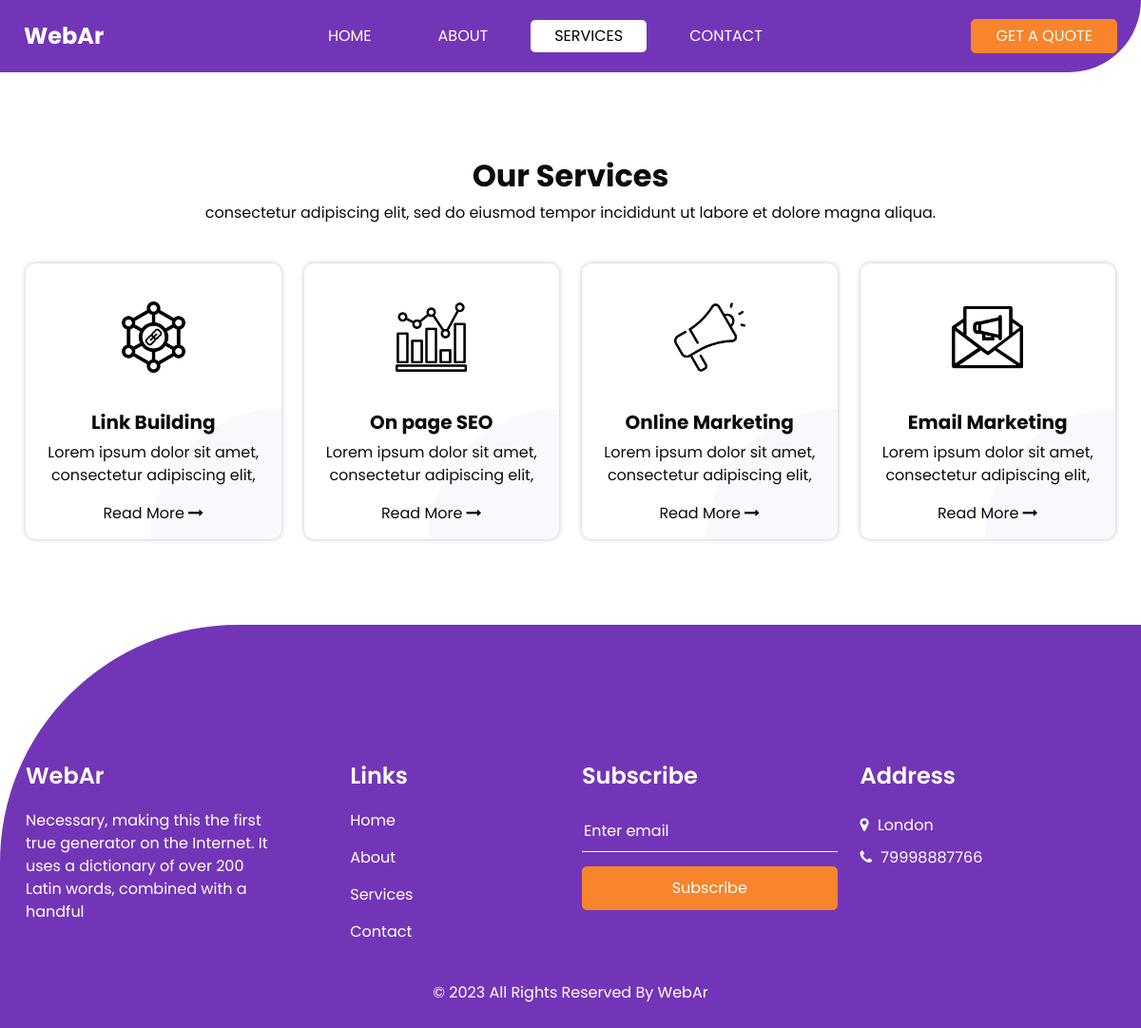
/services/, run on an earlier commit of the app's database.
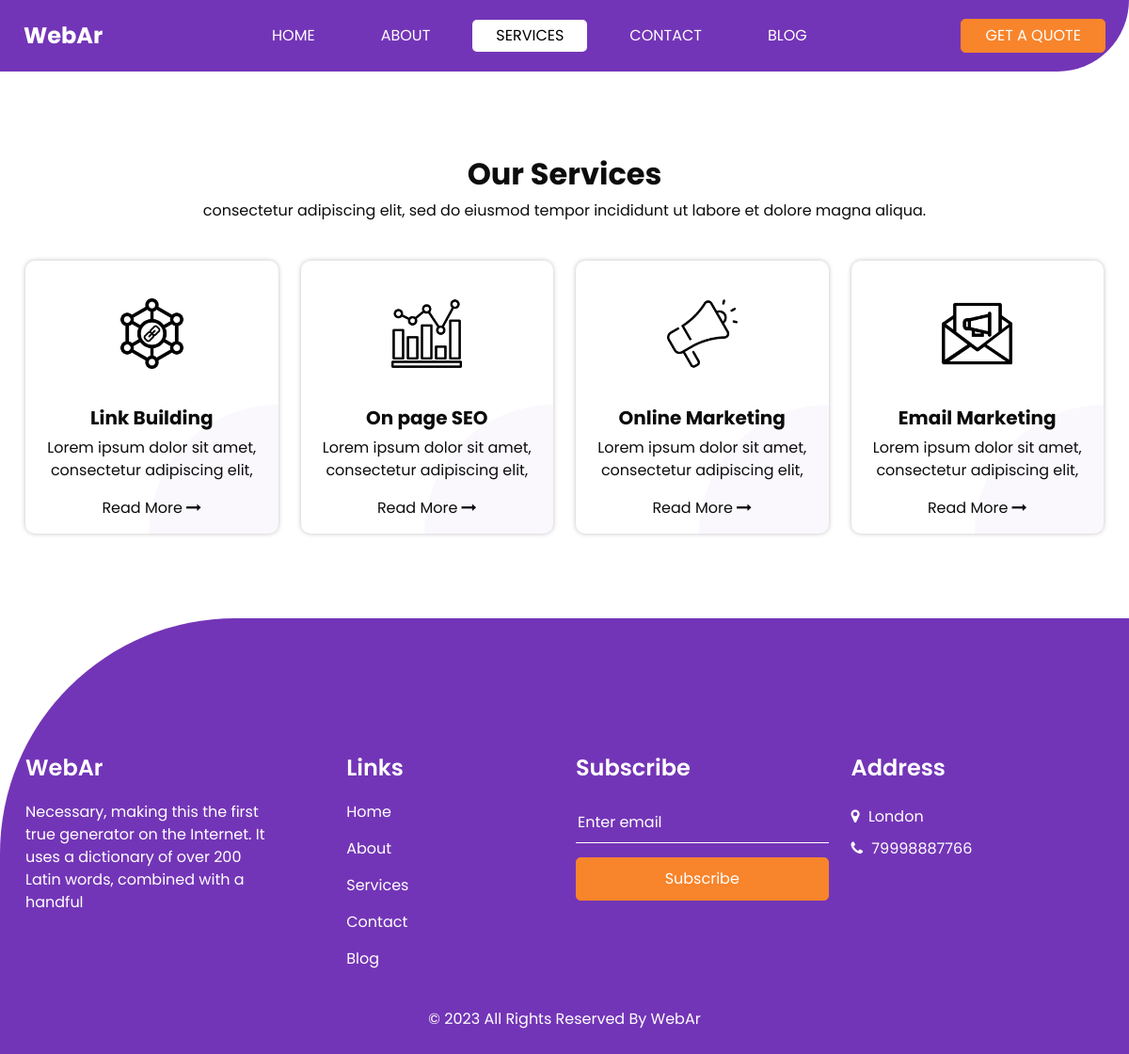
And on a later commit of the database.
### constants/models.py (models this page shows, shortened)
class Constants(models.Model):
    site_name = models.CharField(max_length=256, blank=True, verbose_name='site name')
    address = models.CharField(max_length=256, blank=True, verbose_name='address')
    email = models.EmailField(blank=True, verbose_name='email')
    phone1 = models.PositiveSmallIntegerField(default=0, verbose_name='phone1')
    phone2 = models.PositiveSmallIntegerField(default=0, verbose_name='phone2')
    facebook = models.CharField(max_length=256, blank=True, verbose_name='facebook')
    twitter = models.CharField(max_length=256, blank=True, verbose_name='twitter')
    instagram = models.CharField(max_length=256, blank=True, verbose_name='instagram')
    linkedin = models.CharField(max_length=256, blank=True, verbose_name='linkedin')
    youtube = models.CharField(max_length=256, blank=True, verbose_name='youtube')
    vk = models.CharField(max_length=256, blank=True, verbose_name='vk')
    class Meta:
        verbose_name = 'Constant'
        verbose_name_plural = 'Constants'

### blog/models.py (models this page shows, shortened)
class Page(models.Model):
    title = models.CharField(max_length=128, blank=False, verbose_name='title')
    slug = models.SlugField(max_length=256, unique=True, verbose_name='url')
    description = models.TextField(blank=True, verbose_name='description')
    meta_title = models.CharField(max_length=128, blank=True, verbose_name='m_title')
    meta_keywords = models.CharField(max_length=128, blank=True, verbose_name='m_keywords')
    meta_description = models.CharField(max_length=128, blank=True, verbose_name='m_description')
    date_created = models.DateTimeField(auto_now_add=True, verbose_name='Create date')
    date_updated = models.DateTimeField(auto_now=True, verbose_name='Update date')
    class Meta:
        verbose_name = 'Page'
        verbose_name_plural = 'Pages'

### blog/views.py (the view)
# urls.py: path('services/', ServicesView.as_view(), name='services'),
class ServicesView(DataMixin, ListView):
    model = Page
    template_name = 'blog/services.html'
    def get_context_data(self, **kwargs):
        self.kwargs['page_slug'] = self.request.path.replace('/', '')
        context = super().get_context_data(**kwargs)
        context_page = self.get_page_context()
        context_constants = self.get_constants()
        context = context | context_page | context_constants
        return context

### blog/templatetags/menu_tags.py (called while the page is built)
@register.inclusion_tag('blog/tags/header_menu.html', takes_context=True)
def show_header_menu(context):
    menu_items = Page.objects.all()
    return {"menu_items": menu_items,}

@register.inclusion_tag('blog/tags/footer_menu.html', takes_context=True)
def show_footer_menu(context):
    menu_items = Page.objects.all()
    return {"menu_items": menu_items,}

### blog/utils.py (called while the page is built)
    def get_page_context(self, **kwargs):
        context = kwargs
        page = Page.objects.get(slug=self.kwargs['page_slug'])
        context['title'] = page.title
        context['description'] = page.description
        context['meta_title'] = page.meta_title or page.title
        context['meta_description'] = page.meta_description
        context['meta_keywords'] = page.meta_keywords
        return context

    def get_constants(self, **kwargs):
        context = kwargs
        constants = Constants.objects.get(pk=1)
        context['site_name'] = constants.site_name or False
        context['address'] = constants.address or False
        context['email'] = constants.email or False
        context['phone1'] = constants.phone1 or False
        context['phone2'] = constants.phone2 or False
        context['facebook'] = constants.facebook or False
        context['twitter'] = constants.twitter or False
        context['instagram'] = constants.instagram or False
        context['linkedin'] = constants.linkedin or False
        context['youtube'] = constants.youtube or False
        context['vk'] = constants.vk or False
        return context

### blog/templates/blog/services.html
{% extends './base_blog.html' %}
{% block header %}
    {% include './inc/_header.html' %}
{% endblock %}
{% block main %}
{% load static %}
<section class="service_section layout_padding">
    <div class="container">
        <div class="heading_container">
            <h2>
                Our Services
            </h2>
            <p>
                consectetur adipiscing elit, sed do eiusmod tempor incididunt ut labore et dolore magna aliqua.
            </p>
        </div>
        <div class="row">
            <div class="col-md-6 col-lg-3">
                <div class="box">
                    <div class="img-box">
                        <img src="{% static 'blog/images/s1.png' %}" alt="">
                    </div>
                    <div class="detail-box">
                        <h5>
                            Link Building
                        </h5>
                        <p>
                            Lorem ipsum dolor sit amet, consectetur adipiscing elit,
                        </p>
                        <a href="" class="">
                            <span>
                                Read More
                            </span>
                            <i class="fa fa-long-arrow-right" aria-hidden="true"></i>
                        </a>
                    </div>
                </div>
            </div>
            <div class="col-md-6 col-lg-3">
                <div class="box">
                    <div class="img-box">
                        <img src="{% static 'blog/images/s2.png' %}" alt="">
                    </div>
                    <div class="detail-box">
                        <h5>
                            On page SEO
                        </h5>
                        <p>
                            Lorem ipsum dolor sit amet, consectetur adipiscing elit,
                        </p>
                        <a href="" class="">
                            <span>
                                Read More
                            </span>
                            <i class="fa fa-long-arrow-right" aria-hidden="true"></i>
                        </a>
                    </div>
                </div>
            </div>
            <div class="col-md-6 col-lg-3">
                <div class="box">
                    <div class="img-box">
                        <img src="{% static 'blog/images/s3.png' %}" alt="">
                    </div>
                    <div class="detail-box">
                        <h5>
                            Online Marketing
                        </h5>
                        <p>
                            Lorem ipsum dolor sit amet, consectetur adipiscing elit,
                        </p>
                        <a href="" class="">
                            <span>
                                Read More
                            </span>
                            <i class="fa fa-long-arrow-right" aria-hidden="true"></i>
                        </a>
                    </div>
                </div>
            </div>
            <div class="col-md-6 col-lg-3">
                <div class="box">
                    <div class="img-box">
                        <img src="{% static 'blog/images/s4.png' %}" alt="">
                    </div>
                    <div class="detail-box">
                        <h5>
                            Email Marketing
                        </h5>
                        <p>
                            Lorem ipsum dolor sit amet, consectetur adipiscing elit,
                        </p>
                        <a href="" class="">
                            <span>
                                Read More
                            </span>
                            <i class="fa fa-long-arrow-right" aria-hidden="true"></i>
                        </a>
                    </div>
                </div>
            </div>
        </div>
    </div>
</section>
{% endblock %}

### blog/templates/blog/base_blog.html (shortened to what this page needs)
{% extends 'base.html' %}

### templates/base.html (shortened to what this page needs)
<!DOCTYPE html>
{% load static %}
{% load menu_tags %}
<html lang="ru">
<head>
    <link rel="stylesheet" href="{% static 'blog/css/bootstrap.css' %}" />
    <link rel="stylesheet" href="{% static 'blog/css/font-awesome.min.css' %}" />
    <link rel="stylesheet" href="{% static 'blog/css/style.css' %}" />
    <link rel="stylesheet" href="{% static 'blog/css/responsive.css' %}" />
</head>
<body>
    {% block header %}{% endblock %}
    {% block main %}{% endblock %}
    {% block footer %}
        {% include 'inc/_footer.html' %}
    {% endblock %}
</body>
</html>

### blog/templates/blog/inc/_header.html (shortened to what this page needs)
{% load static %}
{% load menu_tags %}
<div class="hero_area">
    <header class="header_section">
        <div class="container-fluid">
            <nav class="navbar navbar-expand-lg custom_nav-container ">
                <a class="navbar-brand" href="/">
                    <span>
                        {{ site_name }}
                    </span>
                </a>
                <div class="collapse navbar-collapse" id="navbarSupportedContent">
                    {% show_header_menu %}
                    <div class="quote_btn-container">
                        <a href="" class="btn-custom">
                            Get A Quote
                        </a>
                    </div>
                </div>
            </nav>
        </div>
    </header>
</div>

### blog/templates/blog/tags/header_menu.html
<ul class="navbar-nav  " id="menu-top">
    {% for m_item in menu_items %}
        {% if forloop.counter == 1 %}
        <li class="nav-item ">
            <a class="nav-link" title="{{ m_item.title }}" href="/">{{ m_item.title }}</a>
        </li>
        {% else %}
        <li class="nav-item ">
            <a class="nav-link" title="{{ m_item.title }}" href="/{{ m_item.slug }}/">{{ m_item.title }}</a>
        </li>
        {% endif %}
    {% endfor %}
</ul>

### templates/inc/_footer.html (shortened to what this page needs)
{% load menu_tags %}
<div class="footer_container">
    <section class="info_section ">
        <div class="container">
            <div class="row">
                <div class="col-md-6 col-lg-3 ">
                    <div class="info_detail">
                        <h4>
                            {{ site_name }}
                        </h4>
                        <p>
                            Necessary, making this the first true generator on the Internet. It uses a dictionary of
                            over 200 Latin words, combined with a handful
                        </p>
                    </div>
                </div>
                <div class="col-md-6 col-lg-2 mx-auto">
                    <div class="info_link_box">
                        <h4>
                            Links
                        </h4>
                        {% show_footer_menu %}
                    </div>
                </div>
                <div class="col-md-6 col-lg-3 ">
                    <h4>
                        Subscribe
                    </h4>
                    <form action="#">
                        <input type="text" placeholder="Enter email" />
                        <button type="submit" class="btn-custom">
                            Subscribe
                        </button>
                    </form>
                </div>
                <div class="col-md-6 col-lg-3 mb-0 ml-auto">
                    <div class="info_contact">
                        <h4>
                            Address
                        </h4>
                        <div class="contact_link_box">
                            {% if address %}
                            <a href="">
                                <i class="fa fa-map-marker" aria-hidden="true"></i>
                                <span>
                                    {{ address }}
                                </span>
                            </a>
                            {% endif %}
                            {% if phone1 %}
                            <a href="tel:{{ phone1 }}">
                                <i class="fa fa-phone" aria-hidden="true"></i>
                                <span>
                                    {{ phone1 }}
                                </span>
                            </a>
                            {% endif %}
                            {% if phone1 %}
                            <a href="">
                            </a>
                            {% endif %}
                        </div>
                    </div>
                </div>
            </div>
        </div>
    </section>
    <footer class="footer_section">
        <div class="container">
            <p>
                &copy; <span id="displayYear"></span> All Rights Reserved By
                <a href="/">{{ site_name }}</a>
            </p>
        </div>
    </footer>
</div>

### blog/templates/blog/tags/footer_menu.html
<div class="info_links">
    {% for m_item in menu_items %}
        {% if forloop.counter == 1 %}
            <a title="{{ m_item.title }}" href="/">{{ m_item.title }}</a>
        {% else %}
            <a title="{{ m_item.title }}" href="/{{ m_item.slug }}/">{{ m_item.title }}</a>
        {% endif %}
    {% endfor %}
</div>

### blog/static/blog/css/responsive.css (style rules this page uses)
@media (max-width: 1300px) { .footer_container { border-radius: 250px 0 0 0; } }
@media (min-width: 1200px) { .container { max-width: 1170px; } }

What changed in the data, as far as the page shows it:
added Page: title "BLOG", title "Blog"
